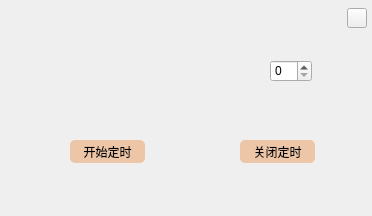
<?xml version="1.0" encoding="UTF-8"?>
<ui version="4.0">
 <class>TDialog</class>
 <widget class="QDialog" name="TDialog">
  <property name="geometry">
   <rect>
    <x>0</x>
    <y>0</y>
    <width>372</width>
    <height>216</height>
   </rect>
  </property>
  <property name="windowTitle">
   <string>Dialog</string>
  </property>
  <property name="styleSheet">
   <string notr="true">QLabel,QPushButton{
	font: 10pt &quot;华文中宋&quot;;
}</string>
  </property>
  <widget class="QLabel" name="nowTimeLabel">
   <property name="geometry">
    <rect>
     <x>30</x>
     <y>60</y>
     <width>176</width>
     <height>20</height>
    </rect>
   </property>
   <property name="text">
    <string/>
   </property>
  </widget>
  <widget class="QPushButton" name="timeStartButton">
   <property name="geometry">
    <rect>
     <x>70</x>
     <y>140</y>
     <width>75</width>
     <height>23</height>
    </rect>
   </property>
   <property name="styleSheet">
    <string notr="true">border-radius:5px;
background:rgba(231,123,34,90)</string>
   </property>
   <property name="text">
    <string>开始定时</string>
   </property>
  </widget>
  <widget class="QPushButton" name="closeTimeButton">
   <property name="geometry">
    <rect>
     <x>240</x>
     <y>140</y>
     <width>75</width>
     <height>23</height>
    </rect>
   </property>
   <property name="styleSheet">
    <string notr="true">border-radius:5px;
background:rgba(231,123,34,90)</string>
   </property>
   <property name="text">
    <string>关闭定时</string>
   </property>
  </widget>
  <widget class="QPushButton" name="exutTimeButton">
   <property name="geometry">
    <rect>
     <x>347</x>
     <y>8</y>
     <width>20</width>
     <height>20</height>
    </rect>
   </property>
   <property name="styleSheet">
    <string notr="true">background:rgba(255,255,255,0) url(:/image/icon/cross_15.977464788732px_1153732_easyicon.net.png) no-repeat;</string>
   </property>
   <property name="text">
    <string/>
   </property>
  </widget>
  <widget class="QSpinBox" name="timeBox">
   <property name="geometry">
    <rect>
     <x>270</x>
     <y>60</y>
     <width>42</width>
     <height>22</height>
    </rect>
   </property>
  </widget>
  <widget class="QLabel" name="theFinalLabel">
   <property name="geometry">
    <rect>
     <x>200</x>
     <y>20</y>
     <width>54</width>
     <height>12</height>
    </rect>
   </property>
   <property name="text">
    <string/>
   </property>
  </widget>
 </widget>
 <resources/>
 <connections/>
</ui>
